Frame 1 (no input): blank canvas, image omitted
Frame 60 (the mouse pressed at the canvas centre just before this capture): blank canvas, image omitted
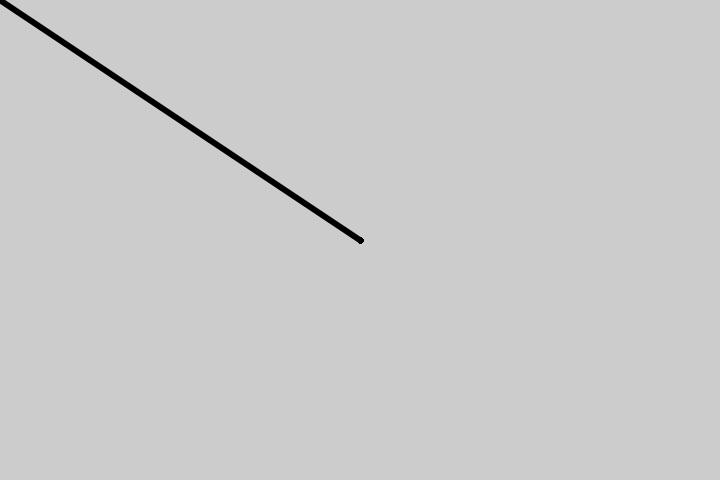
Frame 120 (the mouse held since frame 60 and released just before this capture)

The Processing sketch whose frames 1 and 60 were blank and that drew this single picture after the mouse press (run headless with seeded random() and noise(); from frame 60 on, the mouse is pressed at the canvas centre):

// Processing sketch: sketch_04_pmouse
// ── sketch_04_pmouse.pde
void setup() {
  size(720, 480);
  strokeWeight(6);
}

void draw() {
  //background(204, 204, 204);
  if (mousePressed) {
    line(mouseX, mouseY, pmouseX, pmouseY);
  }
}
